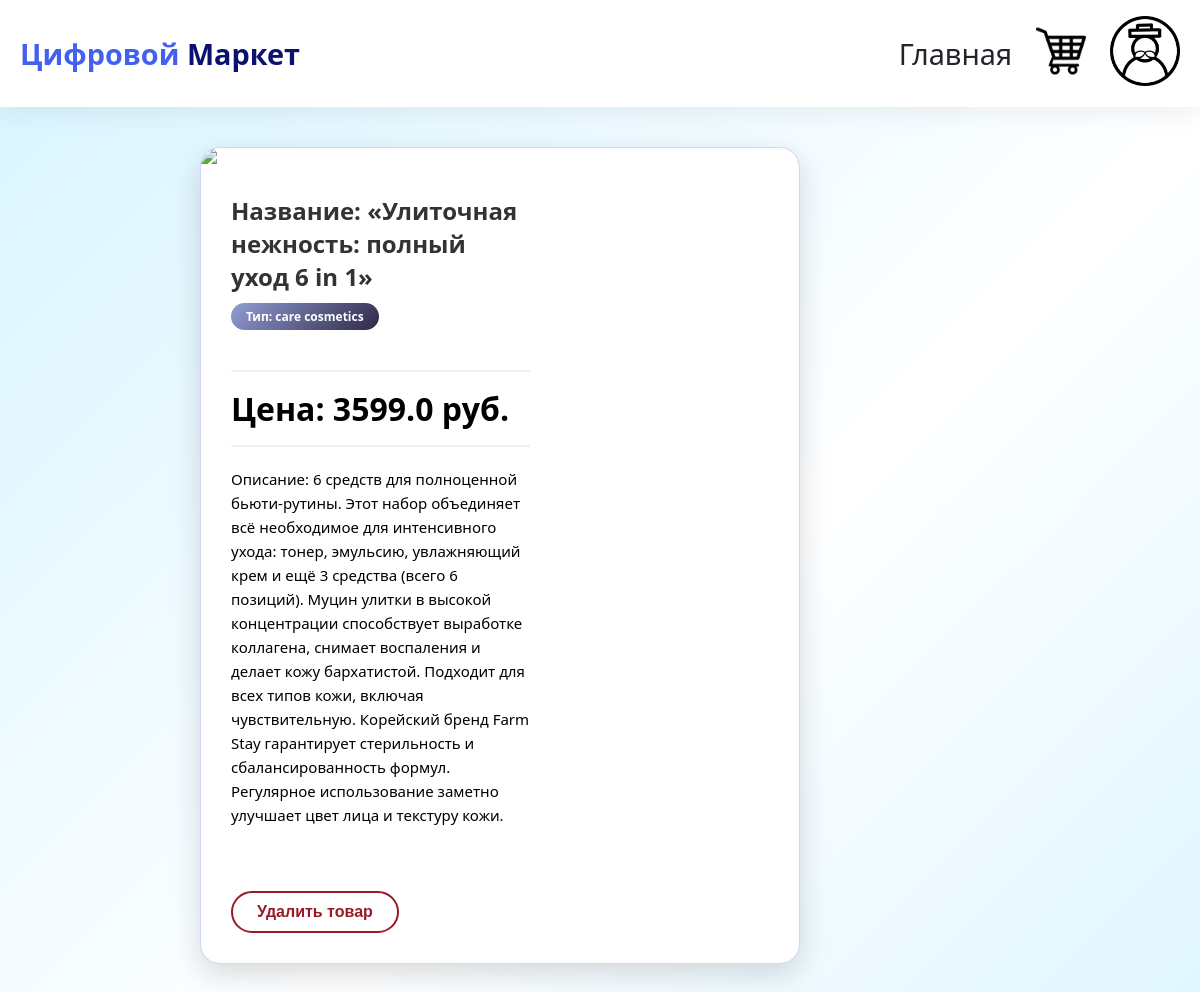
The app's page /product/2 (signed in) with its own data.
### tables this page shows
CREATE TABLE products (
                   id INTEGER PRIMARY KEY AUTOINCREMENT,
                   name TEXT NOT NULL,
                   price REAL NOT NULL,
                   type_products INTEGER,
                   user_id INTEGER,
                   description TEXT DEFAULT "",
                   image TEXT DEFAULT "",
                   FOREIGN KEY (user_id) REFERENCES user(id),
                   FOREIGN KEY (type_products) REFERENCES Type_products(id)
    
            );

CREATE TABLE Type_products (
            id iNTEGER PRIMARY KEY AUTOINCREMENT,
            name TEXT NOT NULL

        );

### app.py (the view)
@app.route("/product/<int:product_id>")
def product(product_id):
    product = database.get_product_by_id(product_id)
    if  "type_user" not in session:
        return redirect("login.html")
    else:
        type_user = session["type_user"]
    if product:
        return render_template("product.html", product=product, type_user=type_user )
    else:
        return redirect(url_for('index'))

### app.py (called while the page is built)
@app.context_processor
def utility_processor():
    def get_cart_count():
        cart = session.get("cart", {})
        cart = database.validate_cart(cart)
        return len(cart)
    return dict(cart_count=get_cart_count())

### database.py (called while the page is built)
def get_product_by_id(product_id):
    conn = sqlite3.connect("shop.db")
    cursor = conn.cursor()
    cursor.execute("""SELECT products.id, products.name, products.price, Type_products.name, products.description, products.image FROM products
                   JOIN Type_products ON products.type_products = Type_products.id WHERE products.id = ?""", (product_id,))
    product = cursor.fetchone()
    conn.close()
    if product:
        return {
            "id":product[0],
            "name": product[1],
            "price": product[2],
            "type_products": product[3],
            "description": product[4],
            "image": product[5],
        }
    else:
        return None

def validate_cart(cart):
    conn = sqlite3.connect("shop.db")
    cursor = conn.cursor()
    ids = list(cart.keys())
    for i in ids:
        cursor.execute("SELECT * FROM products WHERE id=?", (int(i),))
        product = cursor.fetchone()
        if not product:
            del cart[i]
    return cart

### templates/product.html (shortened to what this page needs)
<!DOCTYPE html>
<html lang="en">
<head>
    <link rel="stylesheet" href="{{ url_for('static', filename='css/style.css') }}">
</head>
<body>
    {% include '_navbar.html' %}
    <div class="product-detail">
        <img src="../{{ product.image }}" width="200" class="product-detail-image">
        <div class="product-detail-content">
            <h1  class="product-detail-title">Название: {{product.name}}</h1>
            <div class="product-detail-category">Тип: {{ product.type_products }}</div>
            <div class="product-detail-price">Цена: {{product.price}} руб.</div>
            <div class="product-detail-description">Описание: {{product.description}}</div>
            <br><br>
            {% if type_user == 2 or type_user == 3 %}
                <form action="{{ url_for('delete_product', product_id=product.id)}}" method="POST">
                    <button type="submit" class="btn btn-danger">Удалить товар</button>
                </form>
            {% endif %}
        </div>
    </div>
</body>
</html>

### static/css/style.css (style rules this page uses)
* { margin: 0; padding: 0; box-sizing: border-box; }
:root { --primary: #4361ee; --primary-dark: #3a0ca3; --danger: #e63946; --light-gray: #e9ecef; --shadow: 0 10px 20px rgba(0,0,0,0.05); --border-radius: 12px; }
body { font-family: 'Segoe UI', Tahoma, Geneva, Verdana, sans-serif; background-color: #f5f7fb; color: #212529; }
.btn { display: inline-block; padding: 10px 24px; font-size: 1rem; font-weight: 600; text-align: center; text-decoration: none; border-radius: 40px; border: none; cursor: pointer; transition: all 0.2s ease; background: white; color: #121c46; box-shadow: 0 2px 8px rgba(0, 0, 0, 0.08); }
.btn-danger { background: white; border: 2px solid #971a27; color: #971a27; box-shadow: none; }
body { background: linear-gradient(135deg, #d7f4ff 0%, #ffffff 30%, #e0f6ff 50%, #aebafa 100%); background-size: 200% 200%; animation: gradientShift 4s ease infinite; min-height: 100vh; }
.product-detail { max-width: 600px; margin: 40px auto; margin-left: 200px; background: white; border-radius: 20px; overflow: hidden; box-shadow: 0 10px 30px rgba(0,0,0,0.15); border: 1px solid rgba(102,126,234,0.3); display: flex; flex-wrap: wrap; }
.product-detail-image { width: 100%; height: auto; border-right: 2px solid #f0f0f0; }
.product-detail-content { width: 60%; padding: 30px; }
.product-detail-title { font-size: 24px; font-weight: 800; color: #333; margin-bottom: 10px; word-break: break-word; overflow-wrap: break-word; hyphens: auto; max-width: 100%; }
.product-detail-category { display: inline-block; background: linear-gradient(135deg, #919dd3 0%, #2e2947 100%); color: white; padding: 5px 15px; border-radius: 20px; font-size: 12px; font-weight: 600; margin-bottom: 20px; }
.product-detail-price { font-size: 32px; font-weight: 800; color: #000000; margin: 20px 0; padding: 15px 0; border-top: 2px solid #f0f0f0; border-bottom: 2px solid #f0f0f0; }
.product-detail-description { font-size: 15px; font-weight: 500; color: #000000; line-height: 1.6; margin: 20px 0; }

### records on screen
products: name "«Улиточная нежность: полный уход 6 in 1»", price "3599.0", description "6 средств для полноценной бьюти-рутины. Этот набор объединяет всё необходимое для интенсивного ухода: тонер, эмульсию, увлажняющий крем и ещё 3 средства (всего 6 позиций). Муцин улитки в высокой концентрации способствует выработке коллагена, снимает воспаления и делает кожу бархатистой. Подходит для всех типов кожи, включая чувствительную. Корейский бренд Farm Stay гарантирует стерильность и сбалансированность формул. Регулярное использование заметно улучшает цвет лица и текстуру кожи."
Type_products: type_products "care cosmetics"
